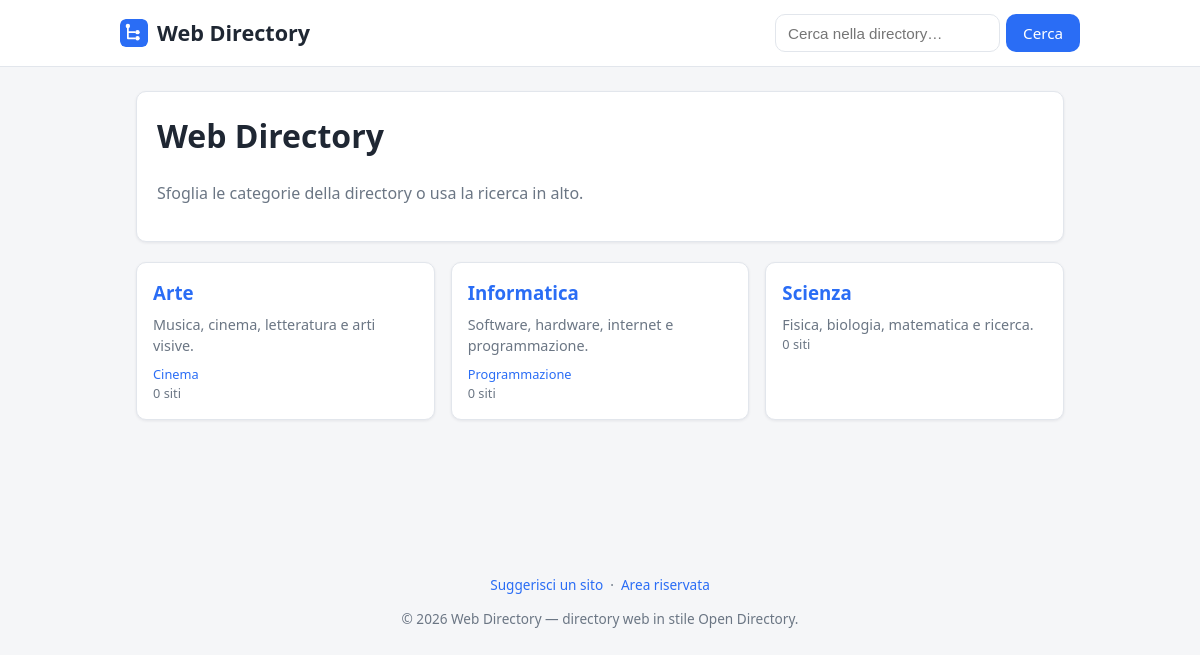
The page / on the database its author committed.
### tables this page shows
CREATE TABLE `categories` (
  `id`          INT UNSIGNED NOT NULL AUTO_INCREMENT,
  `parent_id`   INT UNSIGNED NULL,
  `name`        VARCHAR(160) NOT NULL,
  `slug`        VARCHAR(180) NOT NULL,
  `path`        VARCHAR(2000) NOT NULL DEFAULT '',   
  `description` TEXT NULL,
  `sort_order`  INT NOT NULL DEFAULT 0,
  `created_at`  DATETIME NOT NULL DEFAULT CURRENT_TIMESTAMP,
  PRIMARY KEY (`id`),
  KEY `idx_categories_parent` (`parent_id`),
  KEY `idx_categories_path` (`path`(191)),
  CONSTRAINT `fk_categories_parent` FOREIGN KEY (`parent_id`)
      REFERENCES `categories`(`id`) ON DELETE CASCADE
);

### app/helpers.php (called while the page is built, shortened)
<?php
function e(?string $v): string
{
    return htmlspecialchars((string) $v, ENT_QUOTES | ENT_SUBSTITUTE, 'UTF-8');
}
function url(string $path = ''): string
{
    global $CONFIG;
    $base = rtrim($CONFIG['site']['base_url'] ?? '', '/');
    $path = '/' . ltrim($path, '/');
    return $base . ($path === '/' ? '/' : $path);
}
function view(string $view, array $data = [], string $layout = 'layout'): void
{
    extract($data, EXTR_SKIP);
    require APP_PATH . '/views/' . $view . '.php';
}

### app/controllers/PublicController.php (called while the page is built, shortened)
<?php
class PublicController
{
    public static function home(): void
    {
        $roots = Category::roots();
        view('public/home', [
            'title' => null,
            'roots' => $roots,
        ]);
    }
}

### app/config.php (called while the page is built)
<?php
return [
    'db' => [
        'driver'  => getenv('DB_DRIVER') ?: 'mysql',
        'host'    => getenv('DB_HOST') ?: '127.0.0.1',
        'name'    => getenv('DB_NAME') ?: 'dircms',
        'user'    => getenv('DB_USER') ?: 'root',
        'pass'    => getenv('DB_PASS') ?: '',
        'charset' => 'utf8mb4',
    ],
    'site' => [
        'name'     => 'Web Directory',
        'base_url' => '',
        'url'      => getenv('SITE_URL') ?: 'https://webdirectory.link',
    ],
    'per_page' => 20,
];

### app/Database.php (called while the page is built, shortened)
<?php
class Database
{
    private static ?PDO $pdo = null;
    public static function connect(array $cfg): PDO
    {
        $dsn = sprintf(
            'mysql:host=%s;dbname=%s;charset=%s',
            $cfg['host'],
            $cfg['name'],
            $cfg['charset']
        );
        self::$pdo = new PDO($dsn, $cfg['user'], $cfg['pass'], [
            PDO::ATTR_ERRMODE            => PDO::ERRMODE_EXCEPTION,
            PDO::ATTR_DEFAULT_FETCH_MODE => PDO::FETCH_ASSOC,
            PDO::ATTR_EMULATE_PREPARES   => false,
        ]);
        return self::$pdo;
    }
    public static function pdo(): PDO
    {
        return self::$pdo;
    }
}

### app/models/Category.php (called while the page is built, shortened)
<?php
class Category
{
    public static function db(): PDO
    {
        return Database::pdo();
    }
    public static function roots(): array
    {
        $st = self::db()->query(
            'SELECT * FROM categories WHERE parent_id IS NULL
             ORDER BY sort_order, name'
        );
        return $st->fetchAll();
    }
    public static function children(?int $parentId): array
    {
        $st = self::db()->prepare(
            'SELECT * FROM categories WHERE parent_id = ?
             ORDER BY sort_order, name'
        );
        $st->execute([$parentId]);
        return $st->fetchAll();
    }
    public static function linkCount(int $categoryId): int
    {
        $st = self::db()->prepare(
            "SELECT COUNT(*) FROM links WHERE category_id = ? AND status = 'approved'"
        );
        $st->execute([$categoryId]);
        return (int) $st->fetchColumn();
    }
}

### app/views/public/home.php (the view, shortened to what this page needs)
<div class="panel">
  <h1><?= e($CONFIG['site']['name'] ?? 'Directory') ?></h1>
  <p class="muted">Sfoglia le categorie della directory o usa la ricerca in alto.</p>
</div>
<?php if (!$roots): ?>
  <p class="muted">Nessuna categoria ancora. Accedi all'<a href="<?= e(url('/admin')) ?>">area riservata</a> per crearne.</p>
<?php else: ?>
  <div class="grid">
    <?php foreach ($roots as $cat): ?>
      <?php
        $children = Category::children((int) $cat['id']);
        $count = Category::linkCount((int) $cat['id']);
      ?>
      <div class="cat-card">
        <h3><a href="<?= e(url($cat['path'])) ?>"><?= e($cat['name']) ?></a></h3>
        <?php if (!empty($cat['description'])): ?>
          <p><?= e($cat['description']) ?></p>
        <?php endif; ?>
        <?php if ($children): ?>
          <p class="count" style="margin-top:8px">
            <?php foreach (array_slice($children, 0, 5) as $i => $ch): ?>
              <?= $i ? ' · ' : '' ?><a href="<?= e(url($ch['path'])) ?>"><?= e($ch['name']) ?></a>
            <?php endforeach; ?>
          </p>
        <?php endif; ?>
        <p class="count"><?= $count ?> sit<?= $count === 1 ? 'o' : 'i' ?></p>
      </div>
    <?php endforeach; ?>
  </div>
<?php endif; ?>

### public/index.php (shortened to what this page needs)
<?php
$configFile = APP_PATH . '/config.php';
$CONFIG = require $configFile;
require APP_PATH . '/Database.php';
require APP_PATH . '/helpers.php';
require APP_PATH . '/models/Category.php';
require APP_PATH . '/controllers/PublicController.php';
$uri = parse_url($_SERVER['REQUEST_URI'] ?? '/', PHP_URL_PATH) ?? '/';
$uri = '/' . trim(rawurldecode($uri), '/');
$method = $_SERVER['REQUEST_METHOD'] ?? 'GET';
foreach ($routes as [$rMethod, $pattern, $handler]) {
    if ($rMethod === $method && preg_match($pattern, $uri, $m)) {
        array_shift($m);
        $handler(...$m);
        exit;
    }
}

### assets/css/style.css (style rules this page uses)
:root { --bg:#f5f6f8; --panel:#ffffff; --ink:#1f2733; --muted:#6b7684; --brand:#2a6df5; --brand-dark:#1a52c9; --border:#e2e6ec; --ok:#1f9d55; --warn:#d97706; --danger:#dc2626; --pending:#fff7ed; --radius:10px; --shadow:0 1px 3px rgba(20,30,50,.08); }
* { box-sizing:border-box }
body { margin:0; font-family:system-ui,-apple-system,"Segoe UI",Roboto,Helvetica,Arial,sans-serif; color:var(--ink); background:var(--bg); line-height:1.5; }
a { color:var(--brand); text-decoration:none }
.panel { background:var(--panel); border:1px solid var(--border); border-radius:var(--radius); box-shadow:var(--shadow); padding:20px; margin-bottom:20px }
.grid { display:grid; grid-template-columns:repeat(auto-fill,minmax(240px,1fr)); gap:16px }
.cat-card { background:var(--panel); border:1px solid var(--border); border-radius:var(--radius); padding:16px; box-shadow:var(--shadow) }
.cat-card h3 { margin:0 0 6px }
.cat-card p { margin:0; color:var(--muted); font-size:.9rem }
.cat-card .count { font-size:.8rem; color:var(--muted) }
.muted { color:var(--muted) }
h1 { margin-top:0 }

### rows shown on the page
categories: name "Arte", description "Musica, cinema, letteratura e arti visive.", count "0"
categories: name "Cinema"
categories: name "Informatica", description "Software, hardware, internet e programmazione.", count "0"
categories: name "Programmazione"
categories: name "Scienza", description "Fisica, biologia, matematica e ricerca.", count "0"
